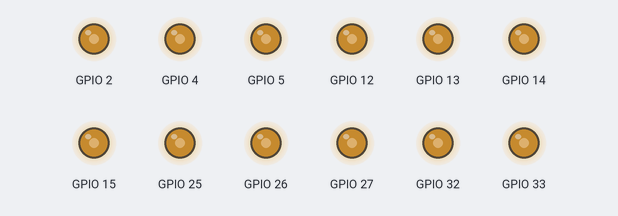
Simulated run of this program. Board: ESP32 board running MicroPython. Shown: output pins drawn as LEDs (lit = HIGH). Files the program writes start out absent; files that are not in the repository are absent; what the program prints to the serial console is not drawn.

Above: at 0.1 s.
At 1.72 s:
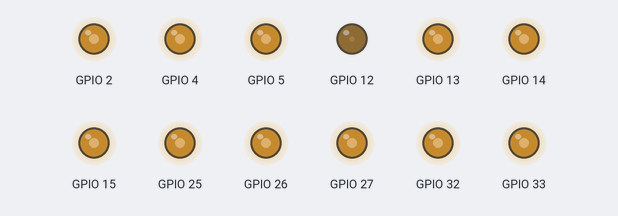
At 2.98 s:
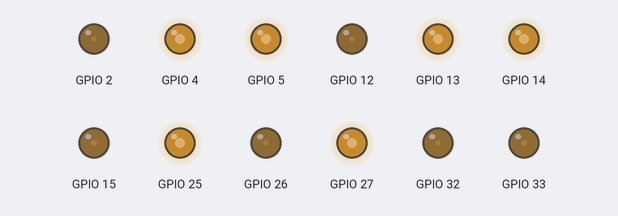
At 13.94 s:
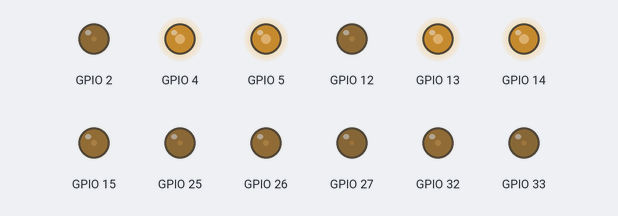
At 26.9 s:
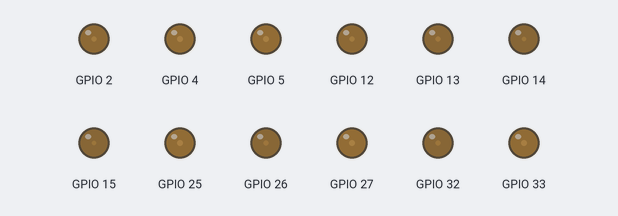
Timing chart, 0 to 40.0 s (numbered marks = the images above):
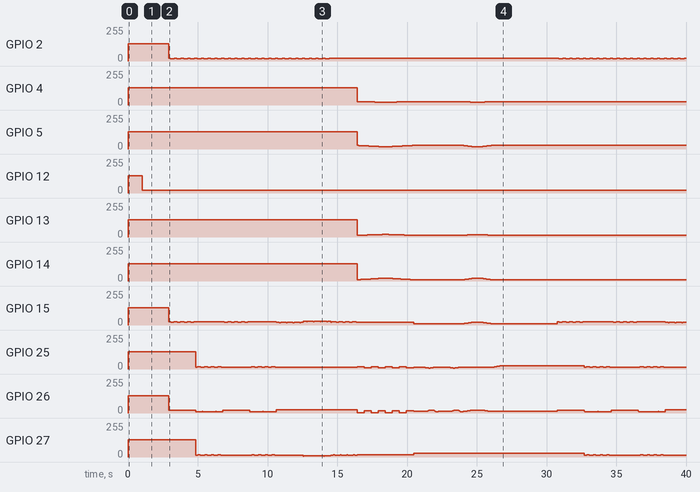

The program:

main.py
```python
# Biped robot - Program 3: dance show
#
# Files on the board:
#   ang.json   the twelve joint angles of the standing pose (edit to tune)
#   main.py    this program
#
# ang.json is the same file as in Activity 1. Calibrate once, and every
# program after it stands up correctly.
#
# Seven moves, each one a plain loop, plus a show() that strings them
# together. Change the order in show() and you have a new performance.
#
# How to use:
#   1) Save main.py to the board and run it. ang.json is created on the first
#      run if it is missing.
#   2) The robot stands up, dances one round, then repeats.
#   3) Put the robot on a table with 1 m of clear space around it.
#
# Warning: the first move folds the body forward 70 deg. If your robot tends
# to fall forward, raise LEAN above 0 before dancing.

from machine import Pin, PWM
import time

try:
    import json
except ImportError:          # some MicroPython builds expose ujson only
    import ujson as json

ANG_FILE = "ang.json"

# Fallback pose, used if ang.json is missing or malformed.
DEFAULT_ANG = {'leg_r': 30, 'knee_r': 54, 'ankle_r': 91,
               'leg_l': 150, 'knee_l': 142, 'ankle_l': 95,
               'shoulder_r': 32, 'arm_r': 144, 'hand_r': 40,
               'shoulder_l': 150, 'arm_l': 37, 'hand_l': 130}

PINS = {'leg_r': 14, 'knee_r': 13, 'ankle_r': 12,
        'leg_l': 5, 'knee_l': 4, 'ankle_l': 2,
        'shoulder_r': 15, 'arm_r': 25, 'hand_r': 26,
        'shoulder_l': 27, 'arm_l': 32, 'hand_l': 33}


def save_ang(path, ang):
    """Write the twelve angles to disk, three per line, like the chapter."""
    keys = list(PINS)
    rows = []
    for i in range(0, len(keys), 3):
        rows.append('  ' + ', '.join('"%s": %g' % (j, ang[j]) for j in keys[i:i + 3]))
    try:
        with open(path, 'w') as f:
            f.write('{\n' + ',\n'.join(rows) + '\n}\n')
        print("wrote", path)
    except OSError as e:
        print("cannot write %s (%s) - edit it on another machine" % (path, e))


def load_ang(path):
    """Read the pose file. If it is not on the board yet, create it.

    The first run writes ang.json with the default angles, so there is always
    a real file to open and edit. A file that exists but does not parse is
    left alone: the program uses the defaults and says so.
    """
    try:
        with open(path) as f:
            data = json.load(f)
    except OSError:
        print("no %s on the board - creating it with the default angles" % path)
        save_ang(path, DEFAULT_ANG)
        return dict(DEFAULT_ANG)
    except ValueError as e:
        print("bad JSON in %s (%s), using defaults" % (path, e))
        return dict(DEFAULT_ANG)

    # Start from defaults so a partially filled file still works.
    ang = dict(DEFAULT_ANG)
    ang.update({k: v for k, v in data.items() if k in PINS})

    missing = [j for j in PINS if j not in data]
    if missing:
        print("ang.json missing:", missing, "- defaults used for those")
    return ang


ANG = load_ang(ANG_FILE)
print("ANG =", ANG)

srv = {j: PWM(Pin(p, Pin.OUT), freq=50) for j, p in PINS.items()}
pos = dict(ANG)             # last angle written to each joint


def w(joint, deg):
    """Set one joint to an angle in degrees."""
    pos[joint] = int(deg)
    srv[joint].duty(int(deg * 0.56) + 25)


LEAN = 0                                 # >0 leans the body forward
STAND = dict(ANG)                        # the pose every move starts and ends in
STAND['leg_r'] = ANG['leg_r'] + LEAN
STAND['leg_l'] = ANG['leg_l'] - LEAN
pos.update(STAND)


def stand():
    """Ease every joint back to STAND, all at the same time."""
    while pos != STAND:
        for j in PINS:
            if pos[j] < STAND[j]:
                w(j, pos[j] + 1)
            elif pos[j] > STAND[j]:
                w(j, pos[j] - 1)
        time.sleep_ms(8)


# ---------- 2. The moves ----------
def bow():                               # fold forward from the hips
    for a in range(70):
        w('leg_r', ANG['leg_r'] + a)
        w('leg_l', ANG['leg_l'] - a)
        w('knee_r', ANG['knee_r'] + a / 2)
        w('knee_l', ANG['knee_l'] - a / 2)
        w('shoulder_r', ANG['shoulder_r'] + a)
        w('hand_r', ANG['hand_r'] + a)
        time.sleep_ms(10)
    time.sleep_ms(600)
    for a in range(70):
        w('leg_r', ANG['leg_r'] + 70 - a)
        w('leg_l', ANG['leg_l'] - 70 + a)
        w('knee_r', ANG['knee_r'] + 35 - a / 2)
        w('knee_l', ANG['knee_l'] - 35 + a / 2)
        w('shoulder_r', ANG['shoulder_r'] + 70 - a)
        w('hand_r', ANG['hand_r'] + 70 - a)
        time.sleep_ms(10)


def nod():                               # tap the right toe twice
    for _ in range(2):
        for a in range(14):
            w('ankle_r', ANG['ankle_r'] + a)
            time.sleep_ms(17)
        for a in range(14):
            w('ankle_r', ANG['ankle_r'] + 13 - a)
            time.sleep_ms(17)


def twist():                             # hips sway, arms punch out one at a time
    for _ in range(4):
        for a in range(14):
            w('ankle_r', ANG['ankle_r'] + a)
            w('ankle_l', ANG['ankle_l'] - a)
            w('shoulder_r', ANG['shoulder_r'] + 100 - 2 * a)
            w('hand_r', ANG['hand_r'] + 70)
            w('arm_l', ANG['arm_l'] + 90 - 2 * a)
            w('hand_l', ANG['hand_l'] + 2 * a)
            time.sleep_ms(17)
        for a in range(14):
            w('ankle_r', ANG['ankle_r'] + 14 - a)
            w('ankle_l', ANG['ankle_l'] - 14 + a)
            w('shoulder_r', ANG['shoulder_r'] + 72 + 2 * a)
            w('hand_r', ANG['hand_r'] + 70)
            w('arm_l', ANG['arm_l'] + 62 + 2 * a)
            w('hand_l', ANG['hand_l'] + 28 - 2 * a)
            time.sleep_ms(17)
    for _ in range(4):
        for a in range(14):
            w('ankle_r', ANG['ankle_r'] + a)
            w('ankle_l', ANG['ankle_l'] - a)
            w('shoulder_l', ANG['shoulder_l'] - 100 + 2 * a)
            w('hand_l', ANG['hand_l'] - 70)
            w('arm_r', ANG['arm_r'] - 90 + 2 * a)
            w('hand_r', ANG['hand_r'] - 2 * a)
            time.sleep_ms(17)
        for a in range(14):
            w('ankle_r', ANG['ankle_r'] + 14 - a)
            w('ankle_l', ANG['ankle_l'] - 14 + a)
            w('shoulder_l', ANG['shoulder_l'] - 72 - 2 * a)
            w('hand_l', ANG['hand_l'] - 70)
            w('arm_r', ANG['arm_r'] - 62 - 2 * a)
            w('hand_r', ANG['hand_r'] - 28 + 2 * a)
            time.sleep_ms(17)


def flap():                              # both arms swing like wings
    for _ in range(4):
        for a in range(14):
            w('ankle_r', ANG['ankle_r'] + a)
            w('ankle_l', ANG['ankle_l'] - a)
            w('shoulder_r', ANG['shoulder_r'] + 80 - 2 * a)
            w('arm_r', ANG['arm_r'] - 90)
            w('hand_r', ANG['hand_r'] + 90)
            w('arm_l', ANG['arm_l'] + 2 * a)
            w('hand_l', ANG['hand_l'] - 4 * a)
            time.sleep_ms(17)
        for a in range(14):
            w('ankle_r', ANG['ankle_r'] + 14 - a)
            w('ankle_l', ANG['ankle_l'] - 14 + a)
            w('shoulder_r', ANG['shoulder_r'] + 52 + 2 * a)
            w('arm_r', ANG['arm_r'] - 90)
            w('hand_r', ANG['hand_r'] + 90)
            w('arm_l', ANG['arm_l'] + 28 - 2 * a)
            w('hand_l', ANG['hand_l'] - 56 + 4 * a)
            time.sleep_ms(17)
    for _ in range(4):
        for a in range(14):
            w('ankle_r', ANG['ankle_r'] + a)
            w('ankle_l', ANG['ankle_l'] - a)
            w('shoulder_l', ANG['shoulder_l'] - 140 + 2 * a)
            w('arm_l', ANG['arm_l'] + 90)
            w('hand_l', ANG['hand_l'] - 90)
            w('shoulder_r', ANG['shoulder_r'] + 140 - 2 * a)
            w('arm_r', ANG['arm_r'] - 90)
            w('hand_r', ANG['hand_r'] + 90)
            time.sleep_ms(17)
        for a in range(14):
            w('ankle_r', ANG['ankle_r'] + 14 - a)
            w('ankle_l', ANG['ankle_l'] - 14 + a)
            w('shoulder_l', ANG['shoulder_l'] - 112 - 2 * a)
            w('arm_l', ANG['arm_l'] + 90)
            w('hand_l', ANG['hand_l'] - 90)
            w('shoulder_r', ANG['shoulder_r'] + 112 + 2 * a)
            w('arm_r', ANG['arm_r'] - 90)
            w('hand_r', ANG['hand_r'] + 90)
            time.sleep_ms(17)


def toe_tap():                           # toe taps while both arms are up
    w('shoulder_r', ANG['shoulder_r'] + 90)
    w('shoulder_l', ANG['shoulder_l'] - 90)
    w('hand_r', ANG['hand_r'] + 90)
    w('hand_l', ANG['hand_l'] - 90)
    for a in range(14):
        w('ankle_r', ANG['ankle_r'] + a)
        w('shoulder_r', ANG['shoulder_r'] + 75 + 2 * a)
        w('shoulder_l', ANG['shoulder_l'] - 105 + 2 * a)
        time.sleep_ms(17)
    for a in range(14):
        w('ankle_r', ANG['ankle_r'] + 13 - a)
        w('shoulder_r', ANG['shoulder_r'] + 103 - 2 * a)
        w('shoulder_l', ANG['shoulder_l'] - 77 - 2 * a)
        time.sleep_ms(17)


def fan(base, step, open_arm):
    """One 20-step slice of the peacock move.

    base = where the hips start, step = +1 while going down, -1 while coming up,
    open_arm picks which of the two arm poses this slice uses.
    """
    if open_arm:
        w('arm_r', ANG['arm_r'] - 70)
        w('hand_r', ANG['hand_r'] - 60)
        w('arm_l', ANG['arm_l'] + 130)
        w('hand_l', ANG['hand_l'] - 30)
    else:
        w('arm_r', ANG['arm_r'] - 130)
        w('hand_r', ANG['hand_r'] + 30)
        w('arm_l', ANG['arm_l'] + 70)
        w('hand_l', ANG['hand_l'] + 60)
    for a in range(20):
        h = base + step * a
        w('leg_r', ANG['leg_r'] + h)
        w('knee_r', ANG['knee_r'] + h / 2)
        w('leg_l', ANG['leg_l'] - h)
        w('knee_l', ANG['knee_l'] - h / 2)
        time.sleep_ms(25)


def peacock():                           # deep squat, arms open and close
    w('shoulder_r', ANG['shoulder_r'] + 70)
    w('shoulder_l', ANG['shoulder_l'] - 70)
    fan(0, 1, True)
    fan(20, 1, False)
    fan(40, 1, True)
    fan(60, 1, False)
    fan(80, -1, True)
    fan(60, -1, False)
    fan(40, -1, True)
    fan(20, -1, False)


def lotus():                             # the arm flourish at the end
    w('shoulder_r', ANG['shoulder_r'])
    w('shoulder_l', ANG['shoulder_l'])
    w('arm_r', ANG['arm_r'] - 100)
    w('arm_l', ANG['arm_l'] + 100)
    w('hand_r', ANG['hand_r'])
    for a in range(20):
        w('hand_l', ANG['hand_l'] + a)
        time.sleep_ms(8)
    for a in range(40):
        w('hand_l', ANG['hand_l'] + 20 - 2 * a)
        w('arm_l', ANG['arm_l'] + 100 + a)
        time.sleep_ms(8)
    for a in range(40):
        w('arm_l', ANG['arm_l'] + 140 - a)
        time.sleep_ms(8)
    for a in range(20):
        w('hand_l', ANG['hand_l'] - 60 + 4 * a)
        w('arm_l', ANG['arm_l'] + 100 - a)
        w('hand_r', ANG['hand_r'] + a)
        w('arm_r', ANG['arm_r'] - 100 - a)
        time.sleep_ms(8)
    for a in range(20):
        w('hand_l', ANG['hand_l'] + 20 - a)
        w('arm_l', ANG['arm_l'] + 80 + a)
        w('hand_r', ANG['hand_r'] + 20 + 2 * a)
        w('arm_r', ANG['arm_r'] - 120 - a)
        time.sleep_ms(8)
    for a in range(40):
        w('arm_r', ANG['arm_r'] - 140 + a)
        time.sleep_ms(8)
    for a in range(20):
        w('hand_r', ANG['hand_r'] + 60 - 4 * a)
        w('arm_r', ANG['arm_r'] - 100 + a)
        time.sleep_ms(8)
    for a in range(20):
        w('hand_r', ANG['hand_r'] - 20 + a)
        w('arm_r', ANG['arm_r'] - 80 - a)
        time.sleep_ms(8)


# ---------- 3. The show ----------
# One line per move. Reorder them, repeat them, delete them - that is the
# whole choreography language.
def show():
    stand()
    nod()
    nod()
    twist()
    twist()
    flap()
    toe_tap()
    toe_tap()
    toe_tap()
    toe_tap()
    peacock()
    lotus()
    lotus()
    bow()
    stand()


# ---------- 4. Run ----------
stand()
time.sleep(1)

while True:
    show()
    time.sleep(2)
```

Measured:
- by itself, GPIO 4: 128/255 → 26/255 at 16.4 s, → 25/255 0.15 s later, → 24/255 0.35 s later, → 23/255 0.38 s later, … (23 changes in this stretch)
- by itself, GPIO 5: 128/255 → 27/255 at 16.4 s, → 26/255 0.10 s later, → 25/255 0.18 s later, → 24/255 0.18 s later, … (43 changes in this stretch)
- by itself, GPIO 13: 128/255 → 14/255 at 16.4 s, → 15/255 0.35 s later, → 16/255 0.35 s later, → 17/255 0.35 s later, … (19 changes in this stretch)
